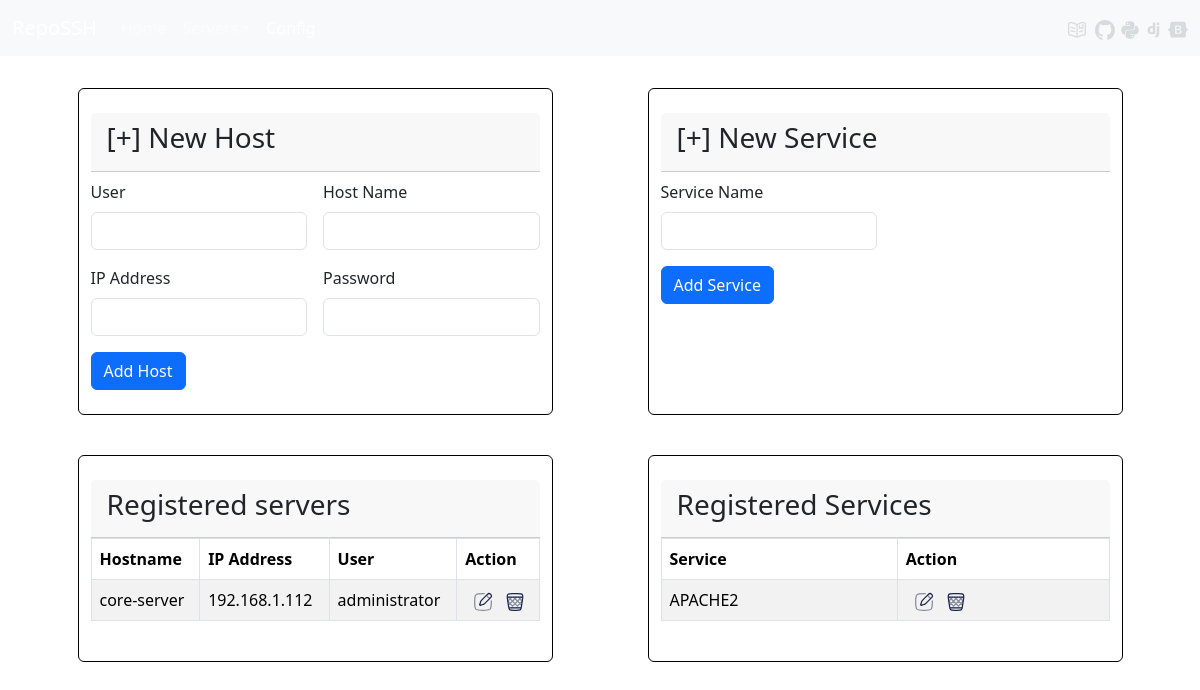
The page /Config on the database as committed earlier.
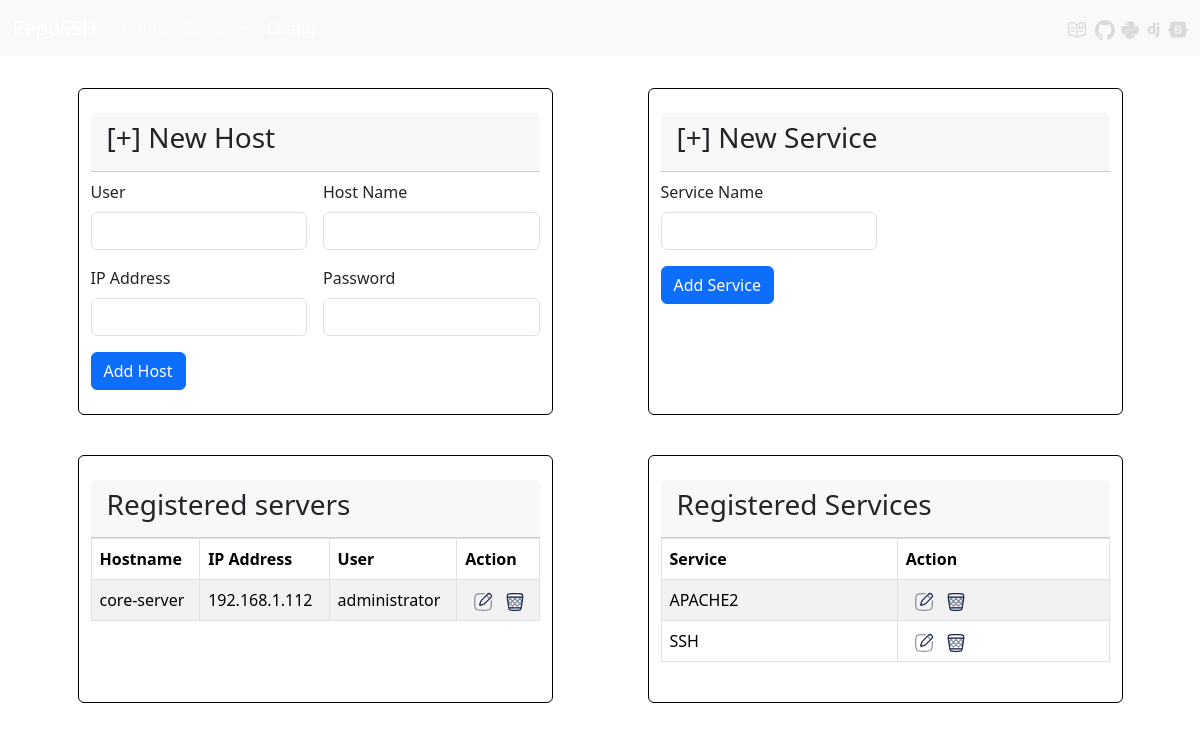
The same page on the database as committed later.
### servers/models.py (models this page shows, shortened)
class Server(models.Model):
    user        = models.CharField(max_length=20)
    host_name   = models.CharField(max_length=20)
    ip          = models.CharField(max_length=15)
    password    = models.CharField(max_length=255)
    class Meta:
        ordering = ['id']

class Service(models.Model):
    name = models.CharField(max_length=20)
    class Meta:
        ordering = ['name']

### servers/views.py (the view)
# urls.py: path('Config', views.Config, name='config'),
def Config(request):
    title = "Config"
    Servers = Server.objects.all()
    formserver = ServerForm()
    Services = Service.objects.all()
    formservice = ServiceForm()
    FirtsService = Service.objects.first()
    context = {
    'title': title,
    'Servers': Servers,
    'formserver': formserver,
    'Services': Services,
    'formservice': formservice,
    'service': FirtsService.id,
    }
    if request.method == 'POST':
        formserver = ServerForm(request.POST)
        if formserver.is_valid():
            formserver.save()
            url = reverse('config')
            return HttpResponseRedirect(url)
        formservice = ServiceForm(request.POST)
        if formservice.is_valid():
            formservice.save()
            url = reverse('config')
            return HttpResponseRedirect(url)
    else:
        formserver = ServerForm()
        formservice = ServiceForm()
    return render(request, 'config/config.html', context)

### servers/models.py
class ServerForm(forms.ModelForm):
    class Meta:
        model = Server
        fields = ['user', 'host_name', 'ip', 'password']
        widgets = {
            'user': forms.TextInput(attrs={'class': 'form-control'}),
            'host_name': forms.TextInput(attrs={'class': 'form-control'}),
            'ip': forms.TextInput(attrs={'class': 'form-control'}),
            'password': forms.PasswordInput(attrs={'class': 'form-control'}),
        }

class ServiceForm(forms.ModelForm):
    class Meta:
        model = Service
        fields = ['name']
        widgets = {
            'name': forms.TextInput(attrs={'class': 'form-control'}),
        }

### templates/config/config.html (shortened to what this page needs)
{% extends 'core/base.html' %}
{% load static %}
{% block content %}
<div class="container py-4 px-0">
  <div class="container row m-0 p-0">
    <div class="col-md-5 my-2 mx-auto py-4 card border border-black">
    <div class="card-header">
      <h3>[+] New Host</h3>
    </div>
      <form class="row g-3 pt-2" method="POST">
        <div class="col-md-6">
          <label for="{{ formserver.user.id_for_label }}" class="form-label">User</label>
          {{ formserver.user }}
        </div>
        <div class="col-md-6">
          <label for="{{ formserver.host_name.id_for_label }}" class="form-label">Host Name</label>
          {{ formserver.host_name }}
        </div>
        <div class="col-md-6">
          <label for="{{ formserver.ip.id_for_label }}" class="form-label">IP Address</label>
          {{ formserver.ip }}
        </div>
        <div class="col-md-6">
          <label for="{{ formserver.password.id_for_label }}" class="form-label">Password</label>
          {{ formserver.password }}
        </div>
        <div class="col-12">
          <button class="save btn btn-primary" type="submit">Add Host</button>
        </div>
      </form>
    </div>
    <div class="col-md-5 my-2 mx-auto py-4 card border border-black">
      <div class="card-header">
        <h3>[+] New Service</h3>
      </div>
        <form class="row g-3 pt-2" method="POST">
          <div class="col-md-6">
            <label for="{{ formservice.name.id_for_label }}" class="form-label">Service Name</label>
            {{ formservice.name }}
          </div>
          <div class="col-12">
            <button class="save btn btn-primary" type="submit">Add Service</button>
          </div>
        </form>
      </div>
    </div>
  </div>
  <div class="container p-0">
    <div class="container row m-0 p-0">
    <div class="col-md-5 my-2 mx-auto py-4 card border border-black">
        <div class="card-header">
            <h3>Registered servers</h3>
          </div>
        <table class="table table-bordered table-striped">
            <thead>
              <tr>
                <th scope="col">Hostname</th>
                <th scope="col">IP Address</th>
                <th scope="col">User</th>
                <th scope="col">Action</th>
              </tr>
            </thead>
            <tbody>
              {% for server in Servers %}
                <tr>
                  <td>{{ server.host_name }}</td>
                  <td>{{ server.ip }}</td>
                  <td>{{ server.user }}</td>
                  <td>
                    <a class="text-muted" href="/EditServer/{{ server.id }}"><img src='{% static "assets/svg/edit.svg" %}' alt="" width="20" height="20" class="d-inline-block align-text-center mx-2"></a>
                    <a class="text-muted" href="/DeleteServer/{{ server.id }}"><img src='{% static "assets/svg/delete.svg" %}' alt="" width="20" height="20" class="d-inline-block align-text-centermx-2"></a>
                  </td>
                </tr>
              {% endfor %}
            </tbody>
          </table>
    </div>
    <div class="col-md-5 my-2 mx-auto py-4 card border border-black">
      <div class="card-header">
          <h3>Registered Services</h3>
        </div>
      <table class="table table-bordered table-striped">
          <thead>
            <tr>
              <th scope="col">Service</th>
              <th scope="col">Action</th>
            </tr>
          </thead>
          <tbody>
            {% for service in Services %}
              <tr>
                <td>{{ service.name }}</td>
                <td>
                  <a class="text-muted" href="/EditService/{{ service.id }}"><img src='{% static "assets/svg/edit.svg" %}' alt="" width="20" height="20" class="d-inline-block align-text-center mx-2"></a>
                  <a class="text-muted" href="/DeleteService/{{ service.id }}"><img src='{% static "assets/svg/delete.svg" %}' alt="" width="20" height="20" class="d-inline-block align-text-centermx-2"></a>
                </td>
              </tr>
            {% endfor %}
          </tbody>
        </table>
  </div>
    </div>
    </div>
{% endblock %}

Rows that differ between the two databases and show on the page:
added Service: name "SSH"
